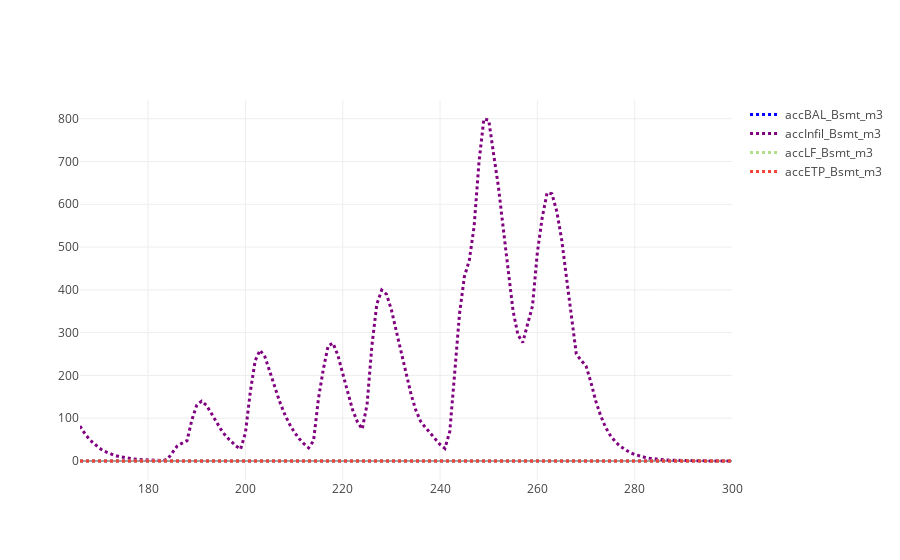

Notebook code cell kept with this figure:
### Markdown cell above
## Water balance z3

### Code cell
ts = ['accBAL_Bsmt_m3', 'accInfil_Bsmt_m3', 'accLF_Bsmt_m3', 'accETP_Bsmt_m3', 
      # 'accBaseflow_m3'
     ]
data_z3 = []
for i in range(len(ts)):  # Append simulated components
    filename = "resW_" + ts[i] + ".tss"
    sim_pd = pd.read_table(sim_path + folder + back + filename, 
                            skiprows=4, delim_whitespace=True,
                            names=['Jdays', 'sim'],
                            header=None)
    
    sim = sim_pd.sim.tolist()
    trace = go.Scatter(
        x = x,
        y = sim,
        mode = 'lines',
        name = ts[i],
        line = dict(
            color = palette[i],
            width = 3,
            dash = 'dot')
    )
    data_z3.append(trace)

figname = "BalanceWaterZ3.png"
%matplotlib inline
import plotlycred

online = False
if online:
    # fig = py.iplot(data) 
    fig = go.Figure(data=data_z3)
    py.image.save_as(fig, filename=figname)
    # py.plot(fig, filename=figname) # Opens in web
else:
    fig = go.Figure(data=data_z3)
    iplot(fig)

### Figure 1 — Plotly figure (JSON) as saved in the notebook; plotly's stock layout.template omitted (floating-point values rounded to 4 significant figures; data arrays with more than 128 entries replaced by an {"elided": "..."} marker saying what was removed)
{"data": [{"line": {"color": "blue", "dash": "dot", "width": 3}, "mode": "lines", "name": "accBAL_Bsmt_m3", "type": "scatter", "x": {"elided": "135 int values"}, "y": {"elided": "135 float values"}}, {"line": {"color": "purple", "dash": "dot", "width": 3}, "mode": "lines", "name": "accInfil_Bsmt_m3", "type": "scatter", "x": {"elided": "135 int values"}, "y": {"elided": "135 float values"}}, {"line": {"color": "rgb(178,223,138)", "dash": "dot", "width": 3}, "mode": "lines", "name": "accLF_Bsmt_m3", "type": "scatter", "x": {"elided": "135 int values"}, "y": {"elided": "135 int values"}}, {"line": {"color": "#F44336", "dash": "dot", "width": 3}, "mode": "lines", "name": "accETP_Bsmt_m3", "type": "scatter", "x": {"elided": "135 int values"}, "y": {"elided": "135 int values"}}], "layout": {}}
